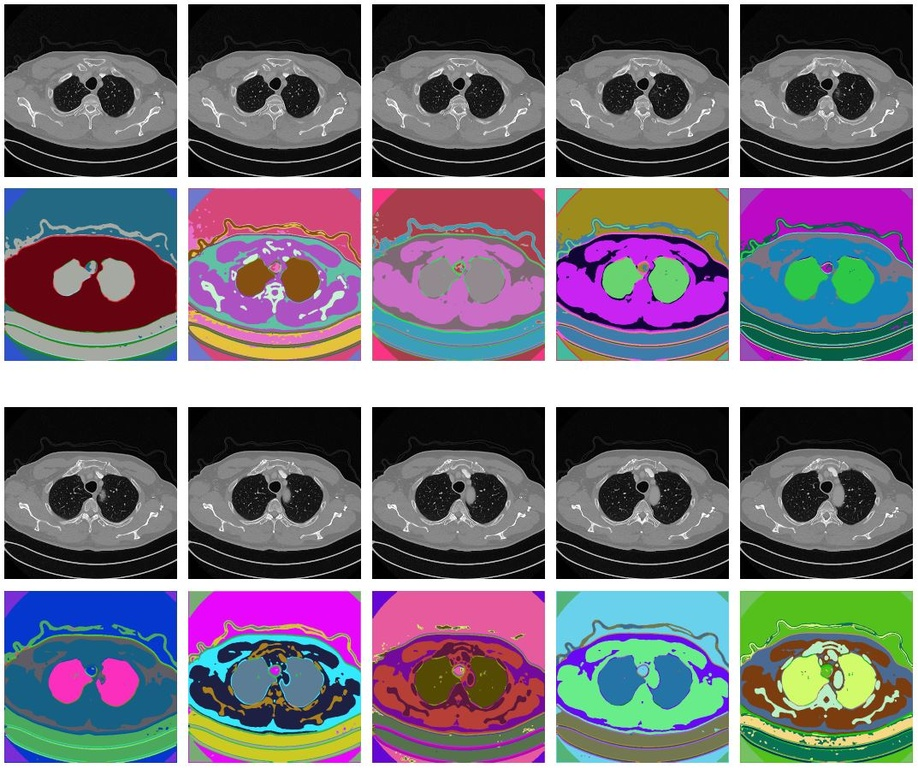
#> input picture fig_CT_series.JPG, 918 x 768 px, shrunk from 1073 x 898 before the run
$ python kmeans.py --input fig_CT_series.JPG
#> lines starting #> are read from the running program, lines starting #| are printed output that depends on the picture
import numpy as np
import argparse
import cv2

# cluster number = 3, 15
parser = argparse.ArgumentParser(
    description='KMeans Unsupervised Segmentation')
parser.add_argument('--clusters', metavar='N', default=10, type=int,
                    help='number of clusters')
parser.add_argument('--input', metavar='FILENAME',
                    help='input image file name', required=True)
args = parser.parse_args()

# Load image in correct format
image = cv2.imread(args.input)
#> image is the input picture: shape (768, 918, 3); mean B, G, R 120.7, 111.8, 116.9
image = cv2.cvtColor(image, cv2.COLOR_BGR2RGB)

# Reshaping image into 2D array of pixels and 3 color values (RGB)
pixel_vals = image.reshape((-1, 3))
pixel_vals = np.float32(pixel_vals)


# stop criteria: 100 iterations are run or the epsilon (which is the required accuracy) becomes 90%
criteria = (cv2.TERM_CRITERIA_EPS + cv2.TERM_CRITERIA_MAX_ITER, 100, 0.90)

# k-means clustering with variable number of clusters (random centres initially)
k = args.clusters
retval, labels, centers = cv2.kmeans(
    pixel_vals, k, None, criteria, 10, cv2.KMEANS_RANDOM_CENTERS)
#> retval = 996956175.2; centers = [[18.22, 13.22, 15.28], [252.2, 252.7, 252.3], [205.4, 90.14, 166.1], [126.6, 81.38, 59.17], [136.5, 194.6, 184.2], [208.9, 212.8, 87.05], [127.6, 128.5, 131], [187.4, 20.08, 218.5], [34.44, 102.7, 151], [81.91, 182.3, 69.52]]

# # round predicted labels and reshape data into the original image dimensions
centers = np.uint8(centers)
#> centers = [[18, 13, 15], [252, 252, 252], [205, 90, 166], [126, 81, 59], [136, 194, 184], [208, 212, 87], [127, 128, 131], [187, 20, 218], [34, 102, 151], [81, 182, 69]]
segmented_data = centers[labels.flatten()]
segmented_image = segmented_data.reshape((image.shape))
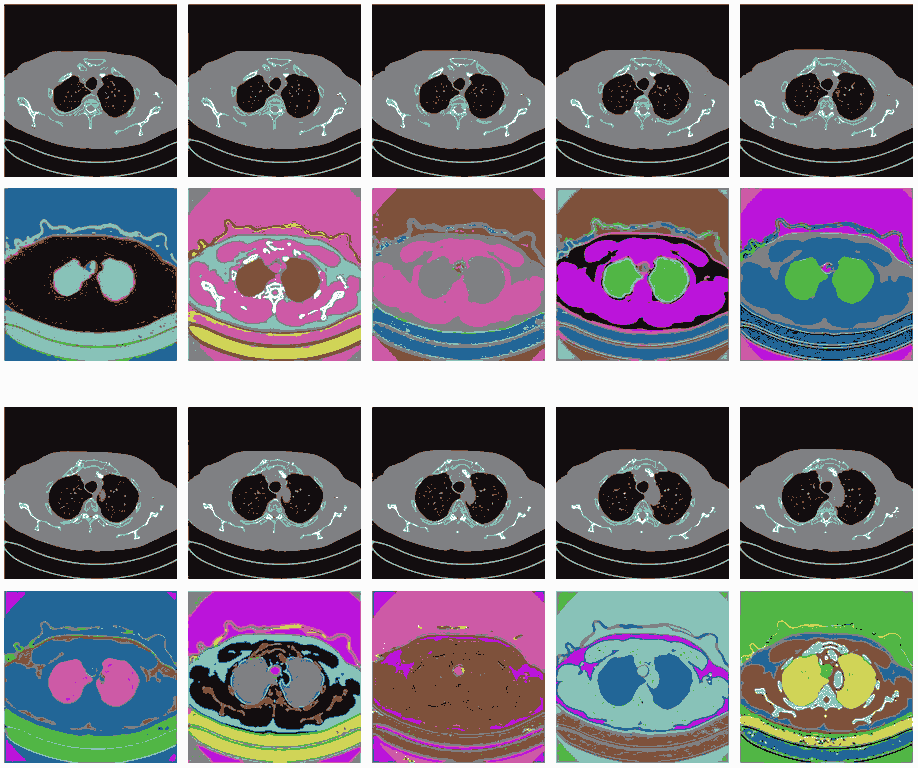
#> segmented_image: shape (768, 918, 3); mean R, G, B 116.6, 111.4, 120.5

cv2.imwrite("k-means_output.png", segmented_image)

$ run again, on fig_conv2_training_scheme.JPG
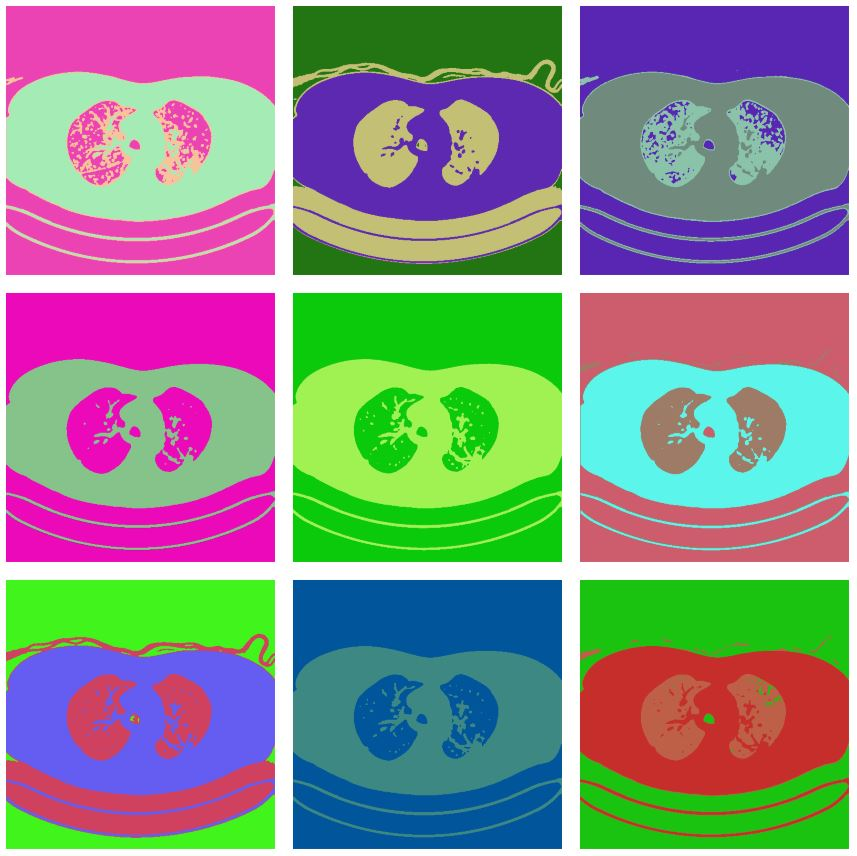
#> input picture fig_conv2_training_scheme.JPG, 857 x 856 px
#> image is the input picture: shape (856, 857, 3); mean B, G, R 138, 143.1, 135.7
#> `retval, labels, centers = cv2.kmeans( pixel_vals, k, None, criteria, 1..`: retval = 984986493.4; centers = [[94.82, 56.92, 193.6], [32.12, 208.1, 18.69], [91.54, 135.6, 130], [232.1, 40.83, 180.3], [42.59, 118.5, 21.91], [196.2, 77.17, 85.2], [251.3, 251.1, 249.6], [162, 213, 135.4], [94.95, 243.1, 232.8], [3.99, 86.26, 152.2]]
#> `centers = np.uint8(centers)`: centers = [[94, 56, 193], [32, 208, 18], [91, 135, 130], [232, 40, 180], [42, 118, 21], [196, 77, 85], [251, 251, 249], [161, 213, 135], [94, 243, 232], [3, 86, 152]]
#> `segmented_image = segmented_data.reshape((image.shape))`:
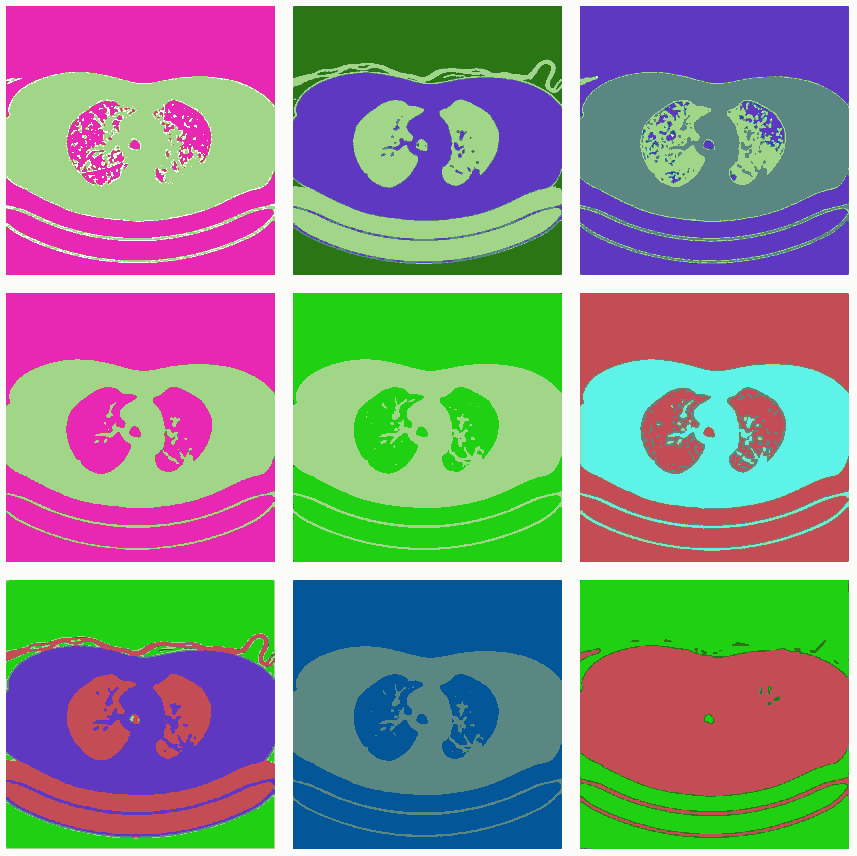
#> segmented_image: shape (856, 857, 3); mean R, G, B 135.2, 142.8, 137.6

$ run again, on fig_conv7_training_scheme.JPG
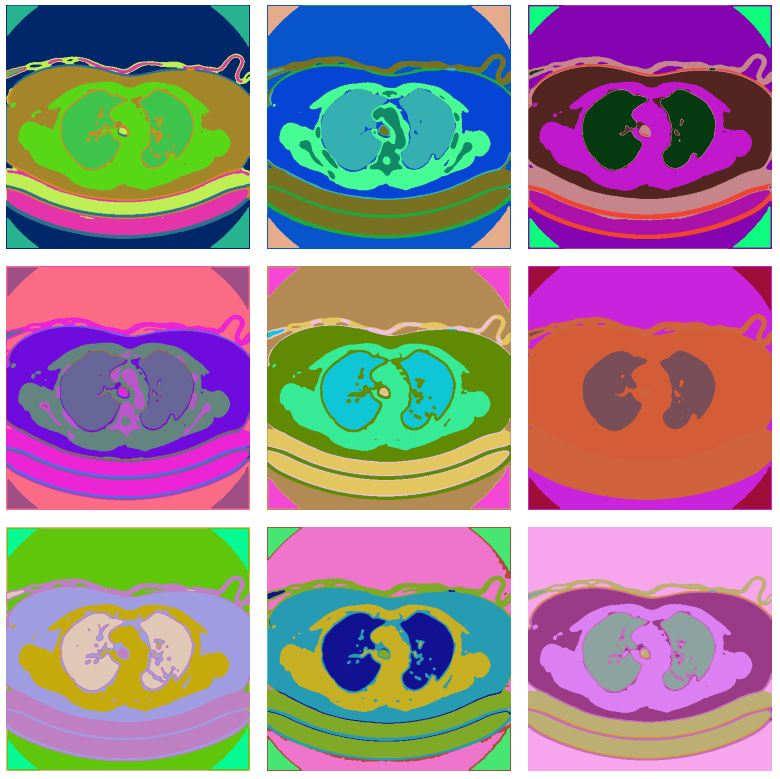
#> input picture fig_conv7_training_scheme.JPG, 780 x 779 px
#> image is the input picture: shape (779, 780, 3); mean B, G, R 145, 133.7, 154.1
#> `retval, labels, centers = cv2.kmeans( pixel_vals, k, None, criteria, 1..`: retval = 1.34e+09; centers = [[193.7, 123.3, 57.39], [76.91, 53.18, 50.74], [208.9, 40.5, 206.6], [134.2, 42.48, 167.9], [8.38, 61.37, 162.1], [253.1, 253.1, 252.4], [215.6, 145.3, 216.4], [100.2, 168.4, 31.71], [208.5, 151.1, 130.3], [54.76, 187.6, 156.5]]
#> `centers = np.uint8(centers)`: centers = [[193, 123, 57], [76, 53, 50], [208, 40, 206], [134, 42, 167], [8, 61, 162], [253, 253, 252], [215, 145, 216], [100, 168, 31], [208, 151, 130], [54, 187, 156]]
#> `segmented_image = segmented_data.reshape((image.shape))`:
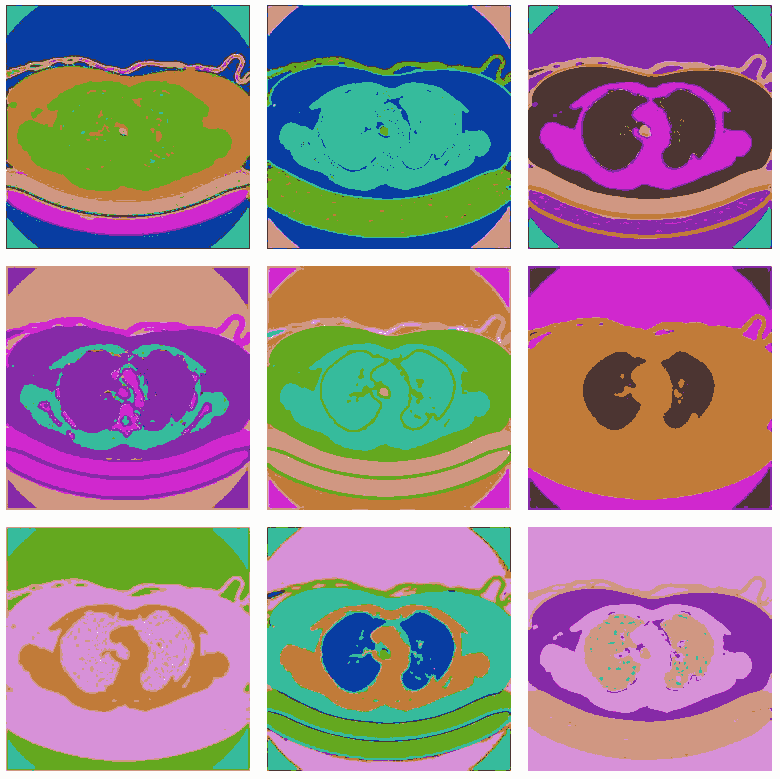
#> segmented_image: shape (779, 780, 3); mean R, G, B 153.7, 133.3, 144.5
